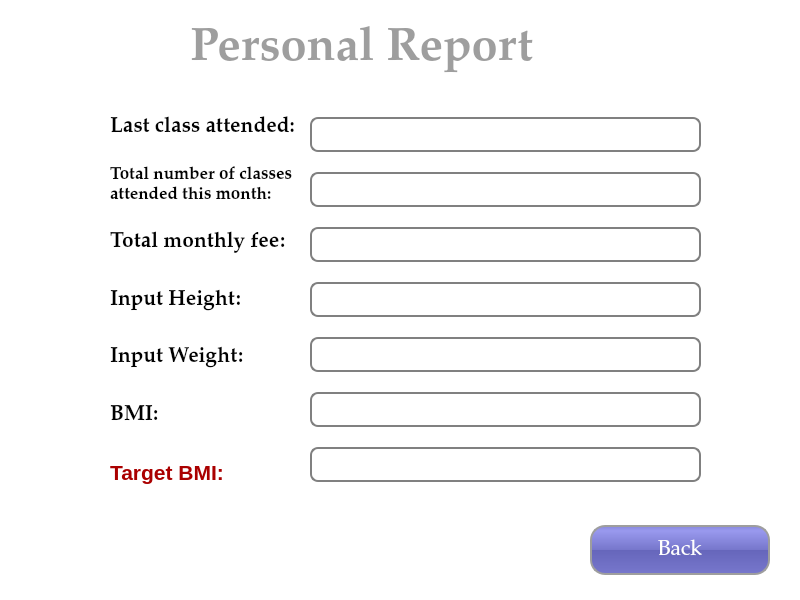
<?xml version="1.0" encoding="UTF-8"?>
<ui version="4.0">
 <class>PersonalReport</class>
 <widget class="QWidget" name="PersonalReport">
  <property name="geometry">
   <rect>
    <x>0</x>
    <y>0</y>
    <width>800</width>
    <height>600</height>
   </rect>
  </property>
  <property name="minimumSize">
   <size>
    <width>800</width>
    <height>600</height>
   </size>
  </property>
  <property name="maximumSize">
   <size>
    <width>800</width>
    <height>600</height>
   </size>
  </property>
  <property name="font">
   <font>
    <family>Palatino Linotype</family>
    <pointsize>18</pointsize>
   </font>
  </property>
  <property name="windowTitle">
   <string>Term Spors Complex</string>
  </property>
  <property name="styleSheet">
   <string notr="true">background-color: rgb(255, 255, 255);</string>
  </property>
  <widget class="QPushButton" name="btn_back">
   <property name="geometry">
    <rect>
     <x>590</x>
     <y>525</y>
     <width>180</width>
     <height>50</height>
    </rect>
   </property>
   <property name="font">
    <font>
     <family>Palatino Linotype</family>
     <pointsize>16</pointsize>
     <underline>false</underline>
    </font>
   </property>
   <property name="cursor">
    <cursorShape>PointingHandCursor</cursorShape>
   </property>
   <property name="styleSheet">
    <string notr="true">QPushButton{
	border: 2px solid #9E9E9E;
	border-radius: 15px;
	background-color: QLinearGradient( x1: 0, y1: 0, x2: 0, y2: 1, stop: 0 #88d, stop: 0.1 #99e, stop: 0.49 #77c, stop: 0.5 #66b, stop: 1 #77c);
	color: #FFFFFF;
}
QPushButton:hover{
	color: #9E9E9E;
	background-color: #5a5a5a;
}
QPushButton:pressed{
	color: #9c2219;
}
QPushButton:checked{
	color: #2c998e;
}</string>
   </property>
   <property name="text">
    <string>Back</string>
   </property>
  </widget>
  <widget class="QWidget" name="horizontalLayoutWidget">
   <property name="geometry">
    <rect>
     <x>110</x>
     <y>100</y>
     <width>591</width>
     <height>399</height>
    </rect>
   </property>
   <layout class="QHBoxLayout" name="horizontalLayout">
    <property name="spacing">
     <number>15</number>
    </property>
    <item>
     <layout class="QVBoxLayout" name="verticalLayout">
      <property name="spacing">
       <number>3</number>
      </property>
      <item>
       <widget class="QLabel" name="lbl_lastClassAtt">
        <property name="font">
         <font>
          <family>Palatino Linotype</family>
          <pointsize>16</pointsize>
          <weight>75</weight>
          <bold>true</bold>
         </font>
        </property>
        <property name="text">
         <string>Last class attended:</string>
        </property>
       </widget>
      </item>
      <item>
       <widget class="QLabel" name="lbl_TotNumOfClsAttThisMonth">
        <property name="font">
         <font>
          <family>Palatino Linotype</family>
          <pointsize>13</pointsize>
          <weight>75</weight>
          <bold>true</bold>
         </font>
        </property>
        <property name="text">
         <string>Total number of classes
attended this month:</string>
        </property>
       </widget>
      </item>
      <item>
       <widget class="QLabel" name="lbl_totalMonthlyFee">
        <property name="font">
         <font>
          <family>Palatino Linotype</family>
          <pointsize>16</pointsize>
          <weight>75</weight>
          <bold>true</bold>
         </font>
        </property>
        <property name="text">
         <string>Total monthly fee:</string>
        </property>
       </widget>
      </item>
      <item>
       <widget class="QLabel" name="lbl_inputHeight">
        <property name="font">
         <font>
          <family>Palatino Linotype</family>
          <pointsize>16</pointsize>
          <weight>75</weight>
          <bold>true</bold>
         </font>
        </property>
        <property name="text">
         <string>Input Height:</string>
        </property>
       </widget>
      </item>
      <item>
       <widget class="QLabel" name="lbl_inputWeight">
        <property name="font">
         <font>
          <family>Palatino Linotype</family>
          <pointsize>16</pointsize>
          <weight>75</weight>
          <bold>true</bold>
         </font>
        </property>
        <property name="text">
         <string>Input Weight:</string>
        </property>
       </widget>
      </item>
      <item>
       <widget class="QLabel" name="lbl_BMI">
        <property name="font">
         <font>
          <family>Palatino Linotype</family>
          <pointsize>16</pointsize>
          <weight>75</weight>
          <bold>true</bold>
         </font>
        </property>
        <property name="text">
         <string>BMI:</string>
        </property>
       </widget>
      </item>
      <item>
       <widget class="QLabel" name="lbl_targetBMI">
        <property name="font">
         <font>
          <family>MS Shell Dlg 2</family>
          <pointsize>16</pointsize>
          <weight>75</weight>
          <bold>true</bold>
         </font>
        </property>
        <property name="styleSheet">
         <string notr="true">color: rgb(170, 0, 0);</string>
        </property>
        <property name="text">
         <string>Target BMI:</string>
        </property>
       </widget>
      </item>
     </layout>
    </item>
    <item>
     <layout class="QVBoxLayout" name="verticalLayout_2">
      <property name="spacing">
       <number>8</number>
      </property>
      <property name="topMargin">
       <number>5</number>
      </property>
      <item>
       <widget class="QLineEdit" name="txt_lastClassAtt">
        <property name="font">
         <font>
          <family>Palatino Linotype</family>
          <pointsize>18</pointsize>
         </font>
        </property>
        <property name="styleSheet">
         <string notr="true">QLineEdit {
padding: 1px;
border-style: solid;
border: 2px solid gray;
border-radius: 8px;
}</string>
        </property>
       </widget>
      </item>
      <item>
       <widget class="QLineEdit" name="txt_TotNumOfClsAttThisMonth">
        <property name="font">
         <font>
          <family>Palatino Linotype</family>
          <pointsize>18</pointsize>
         </font>
        </property>
        <property name="styleSheet">
         <string notr="true">QLineEdit {
padding: 1px;
border-style: solid;
border: 2px solid gray;
border-radius: 8px;
}</string>
        </property>
       </widget>
      </item>
      <item>
       <widget class="QLineEdit" name="txt_totalMonthlyFee">
        <property name="font">
         <font>
          <family>Palatino Linotype</family>
          <pointsize>18</pointsize>
         </font>
        </property>
        <property name="styleSheet">
         <string notr="true">QLineEdit {
padding: 1px;
border-style: solid;
border: 2px solid gray;
border-radius: 8px;
}</string>
        </property>
       </widget>
      </item>
      <item>
       <widget class="QLineEdit" name="txt_inputHeight">
        <property name="font">
         <font>
          <family>Palatino Linotype</family>
          <pointsize>18</pointsize>
         </font>
        </property>
        <property name="styleSheet">
         <string notr="true">QLineEdit {
padding: 1px;
border-style: solid;
border: 2px solid gray;
border-radius: 8px;
}</string>
        </property>
       </widget>
      </item>
      <item>
       <widget class="QLineEdit" name="txt_inputWeight">
        <property name="font">
         <font>
          <family>Palatino Linotype</family>
          <pointsize>18</pointsize>
         </font>
        </property>
        <property name="styleSheet">
         <string notr="true">QLineEdit {
padding: 1px;
border-style: solid;
border: 2px solid gray;
border-radius: 8px;
}</string>
        </property>
       </widget>
      </item>
      <item>
       <widget class="QLineEdit" name="txt_BMI">
        <property name="font">
         <font>
          <family>Palatino Linotype</family>
          <pointsize>18</pointsize>
         </font>
        </property>
        <property name="styleSheet">
         <string notr="true">QLineEdit {
padding: 1px;
border-style: solid;
border: 2px solid gray;
border-radius: 8px;
}</string>
        </property>
       </widget>
      </item>
      <item>
       <widget class="QLineEdit" name="txt_targetBMI">
        <property name="font">
         <font>
          <family>Palatino Linotype</family>
          <pointsize>18</pointsize>
         </font>
        </property>
        <property name="styleSheet">
         <string notr="true">QLineEdit {
padding: 1px;
border-style: solid;
border: 2px solid gray;
border-radius: 8px;
}</string>
        </property>
       </widget>
      </item>
     </layout>
    </item>
   </layout>
  </widget>
  <widget class="QLabel" name="lbl_title">
   <property name="geometry">
    <rect>
     <x>190</x>
     <y>10</y>
     <width>421</width>
     <height>80</height>
    </rect>
   </property>
   <property name="font">
    <font>
     <family>Palatino Linotype</family>
     <pointsize>35</pointsize>
     <weight>75</weight>
     <bold>true</bold>
    </font>
   </property>
   <property name="styleSheet">
    <string notr="true">color: #9E9E9E;</string>
   </property>
   <property name="text">
    <string>Personal Report</string>
   </property>
  </widget>
 </widget>
 <resources/>
 <connections/>
</ui>
